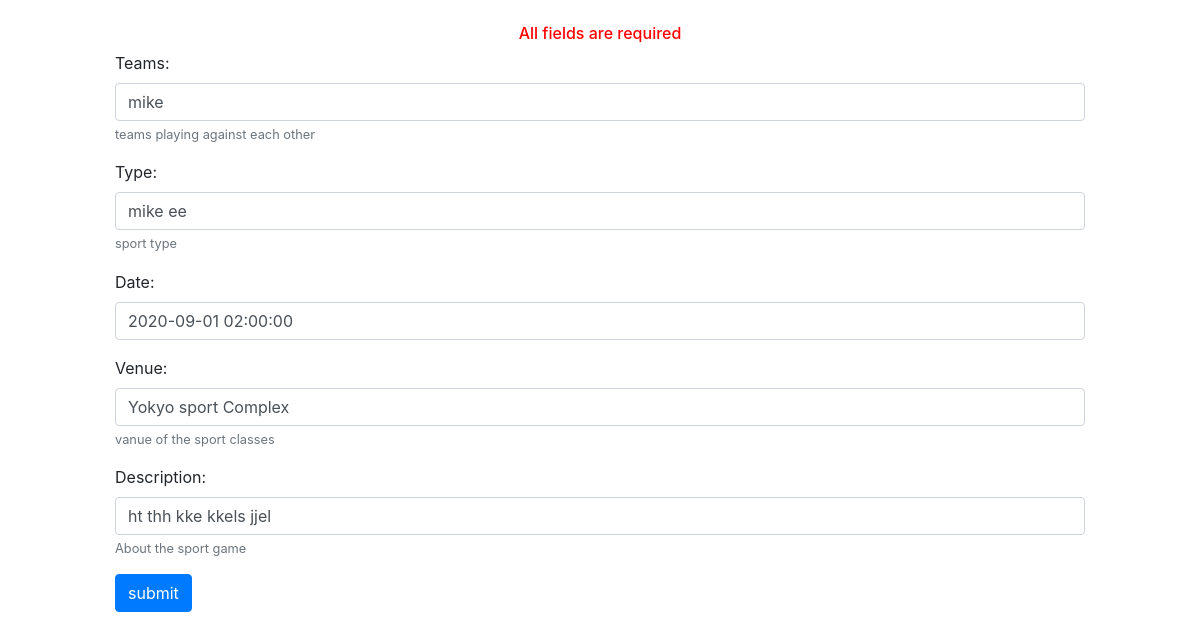
The app's page /users/edit/1/ with its own data.
### users/models.py (models this page shows)
class sport_Game(models.Model):
    Teams = models.CharField(max_length=200,help_text='teams playing against each other')
    Type = models.CharField(max_length=200, help_text='sport type ')
    Date = models.DateTimeField(null=True,blank=True)
    Venue = models.CharField(max_length=200,help_text='vanue of the sport classes ')
    Description = models.CharField(max_length=50,help_text='About the sport game')

### users/views.py (the view)
# urls.py: path('edit/<int:id>/', views.editSport, name='edit'),
def editSport(request,id):
    sportEitem= get_object_or_404(sport_Game, id=id)
    form = Sport(request.POST or None, instance=sportEitem)
    if form.is_valid():
        form.save()
        return render(request,"dash.html")
    return render(request, "editSport.html", {'form':form})

### users/form.py
class Sport(forms.ModelForm):
    class Meta:
        model= sport_Game
        fields = "__all__"

### templates/editSport.html (shortened to what this page needs)
{% load widget_tweaks %}
<!DOCTYPE html>
<html>
<head>
<link rel="stylesheet" href="https://stackpath.bootstrapcdn.com/bootstrap/4.1.3/css/bootstrap.min.css">
</head>
<body>
<div class="container-fluid">
 <div class="row">
  <div class="col-md-1 col-xs-1 col-sm-1"></div>
  <div  class="col-md-10 col-xs-10 col-sm-10 ">
  <br/>
   <h6 style="text-align:center;"><font color="red"> All fields are required</font> </h6>
  </div>
  <div class="col-md-1 col-xs-1 col-sm-1">
  </div>
 </div>
 <div class="row">
  <div class="col-md-1 col-xs-1 col-sm-1"></div>
  <div class="col-md-10 col-xs-10 col-sm-10">
   <form method="post" novalidate>
{% for field in form.visible_fields %}
       <div class="form-group">
         {{ field.label_tag }}
         {% render_field field class="form-control" %}
         {% if field.help_text %}
           <small class="form-text text-muted">{{ field.help_text }}</small>
         {% endif %}
       </div>
     {% endfor %}
<button type="submit" class="btn btn-primary">submit</button>
   </form>
   <br>
  </div>
  <div class="col-md-1 col-xs-1 col-sm-1"></div>
 </div>
</div>
</body>
</html>

### records on screen
sport_Game: Teams "mike" "mike ee" "2020-09-01 02:00:00" "Yokyo sport Complex" "ht thh kke kkels jjel"

### other values on screen
{{ field.label_tag }} "Teams:" "Type:" "Date:" "Venue:" "Description:"
{{ field.help_text }} "teams playing against each other" "sport type" "vanue of the sport classes" "About the sport game"
